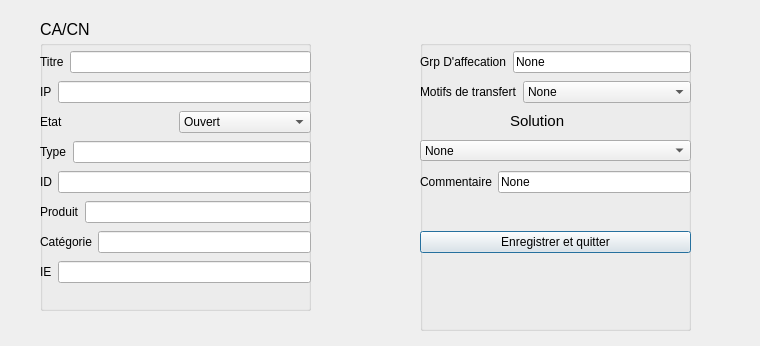
<?xml version="1.0" encoding="UTF-8"?>
<ui version="4.0">
 <class>Dialog5</class>
 <widget class="QDialog" name="Dialog5">
  <property name="geometry">
   <rect>
    <x>0</x>
    <y>0</y>
    <width>760</width>
    <height>346</height>
   </rect>
  </property>
  <property name="windowTitle">
   <string>CA</string>
  </property>
  <property name="windowIcon">
   <iconset resource="rsc1.qrc">
    <normaloff>:/resources/img/technical-support.png</normaloff>:/resources/img/technical-support.png</iconset>
  </property>
  <widget class="QLabel" name="label_13">
   <property name="geometry">
    <rect>
     <x>40</x>
     <y>20</y>
     <width>61</width>
     <height>20</height>
    </rect>
   </property>
   <property name="text">
    <string>&lt;html&gt;&lt;head/&gt;&lt;body&gt;&lt;p&gt;&lt;span style=&quot; font-size:12pt;&quot;&gt;CA/CN&lt;/span&gt;&lt;/p&gt;&lt;/body&gt;&lt;/html&gt;</string>
   </property>
  </widget>
  <widget class="QGroupBox" name="groupBox">
   <property name="geometry">
    <rect>
     <x>420</x>
     <y>40</y>
     <width>271</width>
     <height>291</height>
    </rect>
   </property>
   <property name="title">
    <string/>
   </property>
   <property name="flat">
    <bool>true</bool>
   </property>
   <widget class="QWidget" name="layoutWidget_10">
    <property name="geometry">
     <rect>
      <x>0</x>
      <y>40</y>
      <width>271</width>
      <height>24</height>
     </rect>
    </property>
    <layout class="QHBoxLayout" name="horizontalLayout_10">
     <item>
      <widget class="QLabel" name="label_10">
       <property name="text">
        <string>Motifs de transfert</string>
       </property>
      </widget>
     </item>
     <item>
      <widget class="QComboBox" name="comboBox_2">
       <item>
        <property name="text">
         <string>None</string>
        </property>
       </item>
       <item>
        <property name="text">
         <string>Ligne non synchro</string>
        </property>
       </item>
       <item>
        <property name="text">
         <string>Acces nécessite bascullement</string>
        </property>
       </item>
       <item>
        <property name="text">
         <string>Cablage LAN</string>
        </property>
       </item>
       <item>
        <property name="text">
         <string>Switch 2</string>
        </property>
       </item>
       <item>
        <property name="text">
         <string>Switch 3</string>
        </property>
       </item>
       <item>
        <property name="text">
         <string>Wifi acces point</string>
        </property>
       </item>
      </widget>
     </item>
    </layout>
   </widget>
   <widget class="QWidget" name="layoutWidget_11">
    <property name="geometry">
     <rect>
      <x>0</x>
      <y>10</y>
      <width>271</width>
      <height>24</height>
     </rect>
    </property>
    <layout class="QHBoxLayout" name="horizontalLayout_9">
     <item>
      <widget class="QLabel" name="label_9">
       <property name="text">
        <string>Grp D'affecation</string>
       </property>
      </widget>
     </item>
     <item>
      <widget class="QLineEdit" name="lineEdit_8">
       <property name="text">
        <string>None</string>
       </property>
      </widget>
     </item>
    </layout>
   </widget>
   <widget class="QLabel" name="label_11">
    <property name="geometry">
     <rect>
      <x>90</x>
      <y>71</y>
      <width>71</width>
      <height>20</height>
     </rect>
    </property>
    <property name="text">
     <string>&lt;html&gt;&lt;head/&gt;&lt;body&gt;&lt;p&gt;&lt;span style=&quot; font-size:11pt;&quot;&gt;Solution&lt;/span&gt;&lt;/p&gt;&lt;/body&gt;&lt;/html&gt;</string>
    </property>
   </widget>
   <widget class="QComboBox" name="comboBox_3">
    <property name="geometry">
     <rect>
      <x>0</x>
      <y>100</y>
      <width>271</width>
      <height>21</height>
     </rect>
    </property>
    <item>
     <property name="text">
      <string>None</string>
     </property>
    </item>
    <item>
     <property name="text">
      <string>Code Cloture</string>
     </property>
    </item>
    <item>
     <property name="text">
      <string>Prob phy resolu</string>
     </property>
    </item>
    <item>
     <property name="text">
      <string>Ligne suspendu</string>
     </property>
    </item>
    <item>
     <property name="text">
      <string>Prob Client</string>
     </property>
    </item>
    <item>
     <property name="text">
      <string>Changement Hard</string>
     </property>
    </item>
   </widget>
   <widget class="QWidget" name="layoutWidget_12">
    <property name="geometry">
     <rect>
      <x>0</x>
      <y>130</y>
      <width>271</width>
      <height>24</height>
     </rect>
    </property>
    <layout class="QHBoxLayout" name="horizontalLayout_11">
     <item>
      <widget class="QLabel" name="label_12">
       <property name="text">
        <string>Commentaire</string>
       </property>
      </widget>
     </item>
     <item>
      <widget class="QLineEdit" name="lineEdit_9">
       <property name="text">
        <string>None</string>
       </property>
      </widget>
     </item>
    </layout>
   </widget>
   <widget class="QWidget" name="layoutWidget_9">
    <property name="geometry">
     <rect>
      <x>0</x>
      <y>190</y>
      <width>271</width>
      <height>25</height>
     </rect>
    </property>
    <layout class="QHBoxLayout" name="horizontalLayout_12">
     <item>
      <widget class="QPushButton" name="pushButton_2_dialog4">
       <property name="text">
        <string>Enregistrer et quitter</string>
       </property>
      </widget>
     </item>
    </layout>
   </widget>
  </widget>
  <widget class="QGroupBox" name="groupBox_2">
   <property name="geometry">
    <rect>
     <x>40</x>
     <y>40</y>
     <width>271</width>
     <height>271</height>
    </rect>
   </property>
   <property name="font">
    <font>
     <kerning>true</kerning>
    </font>
   </property>
   <property name="title">
    <string/>
   </property>
   <property name="flat">
    <bool>true</bool>
   </property>
   <widget class="QWidget" name="layoutWidget">
    <property name="geometry">
     <rect>
      <x>0</x>
      <y>10</y>
      <width>271</width>
      <height>24</height>
     </rect>
    </property>
    <layout class="QHBoxLayout" name="horizontalLayout">
     <item>
      <widget class="QLabel" name="label">
       <property name="text">
        <string>Titre</string>
       </property>
      </widget>
     </item>
     <item>
      <widget class="QLineEdit" name="lineEdit"/>
     </item>
    </layout>
   </widget>
   <widget class="QWidget" name="layoutWidget_3">
    <property name="geometry">
     <rect>
      <x>0</x>
      <y>190</y>
      <width>271</width>
      <height>24</height>
     </rect>
    </property>
    <layout class="QHBoxLayout" name="horizontalLayout_5">
     <item>
      <widget class="QLabel" name="label_5">
       <property name="text">
        <string>Catégorie</string>
       </property>
      </widget>
     </item>
     <item>
      <widget class="QLineEdit" name="lineEdit_5"/>
     </item>
    </layout>
   </widget>
   <widget class="QWidget" name="layoutWidget_2">
    <property name="geometry">
     <rect>
      <x>0</x>
      <y>160</y>
      <width>271</width>
      <height>24</height>
     </rect>
    </property>
    <layout class="QHBoxLayout" name="horizontalLayout_4">
     <item>
      <widget class="QLabel" name="label_4">
       <property name="text">
        <string>Produit</string>
       </property>
      </widget>
     </item>
     <item>
      <widget class="QLineEdit" name="lineEdit_4"/>
     </item>
    </layout>
   </widget>
   <widget class="QWidget" name="layoutWidget_4">
    <property name="geometry">
     <rect>
      <x>0</x>
      <y>70</y>
      <width>271</width>
      <height>24</height>
     </rect>
    </property>
    <layout class="QHBoxLayout" name="horizontalLayout_8">
     <item>
      <widget class="QLabel" name="label_8">
       <property name="text">
        <string>Etat</string>
       </property>
      </widget>
     </item>
     <item>
      <widget class="QComboBox" name="comboBox">
       <item>
        <property name="text">
         <string>Ouvert</string>
        </property>
       </item>
       <item>
        <property name="text">
         <string>Résolu</string>
        </property>
       </item>
      </widget>
     </item>
    </layout>
   </widget>
   <widget class="QWidget" name="layoutWidget_5">
    <property name="geometry">
     <rect>
      <x>0</x>
      <y>100</y>
      <width>271</width>
      <height>24</height>
     </rect>
    </property>
    <layout class="QHBoxLayout" name="horizontalLayout_3">
     <item>
      <widget class="QLabel" name="label_3">
       <property name="text">
        <string>Type</string>
       </property>
      </widget>
     </item>
     <item>
      <widget class="QLineEdit" name="lineEdit_3"/>
     </item>
    </layout>
   </widget>
   <widget class="QWidget" name="layoutWidget_6">
    <property name="geometry">
     <rect>
      <x>0</x>
      <y>220</y>
      <width>271</width>
      <height>24</height>
     </rect>
    </property>
    <layout class="QHBoxLayout" name="horizontalLayout_7">
     <item>
      <widget class="QLabel" name="label_7">
       <property name="text">
        <string>IE</string>
       </property>
      </widget>
     </item>
     <item>
      <widget class="QLineEdit" name="lineEdit_7"/>
     </item>
    </layout>
   </widget>
   <widget class="QWidget" name="layoutWidget_7">
    <property name="geometry">
     <rect>
      <x>0</x>
      <y>130</y>
      <width>271</width>
      <height>24</height>
     </rect>
    </property>
    <layout class="QHBoxLayout" name="horizontalLayout_6">
     <item>
      <widget class="QLabel" name="label_6">
       <property name="text">
        <string>ID</string>
       </property>
      </widget>
     </item>
     <item>
      <widget class="QLineEdit" name="lineEdit_6"/>
     </item>
    </layout>
   </widget>
   <widget class="QWidget" name="layoutWidget_8">
    <property name="geometry">
     <rect>
      <x>0</x>
      <y>40</y>
      <width>271</width>
      <height>24</height>
     </rect>
    </property>
    <layout class="QHBoxLayout" name="horizontalLayout_2">
     <item>
      <widget class="QLabel" name="label_2">
       <property name="text">
        <string>IP</string>
       </property>
      </widget>
     </item>
     <item>
      <widget class="QLineEdit" name="lineEdit_2">
       <property name="text">
        <string/>
       </property>
      </widget>
     </item>
    </layout>
   </widget>
  </widget>
 </widget>
 <resources>
  <include location="rsc1.qrc"/>
 </resources>
 <connections/>
</ui>
